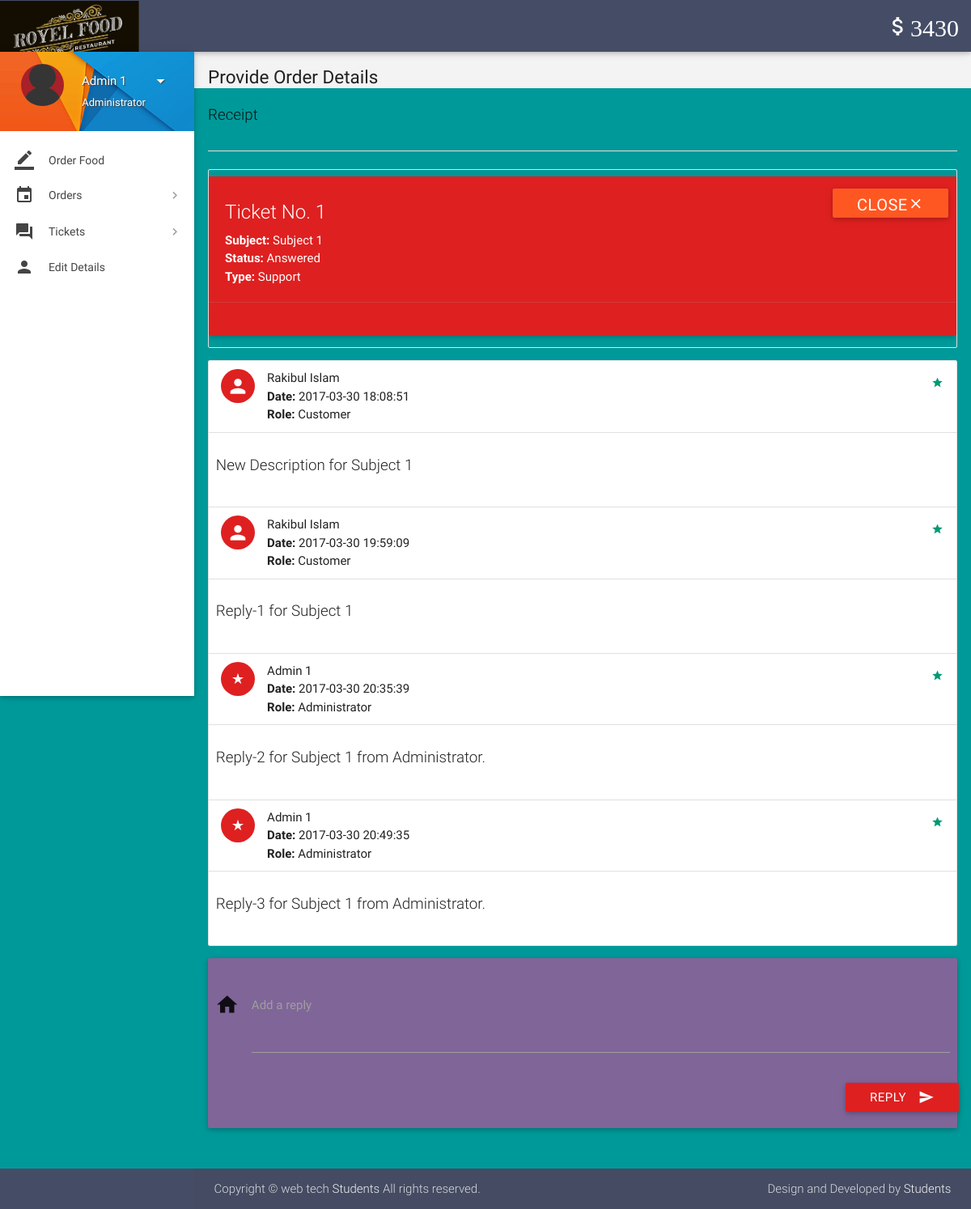
Page /HotelManagement/FoodOrdering/view-ticket-admin.php?id=1 (signed in) on the committed database.
### tables this page shows
CREATE TABLE `wallet_details` (
  `id` int(11) NOT NULL,
  `wallet_id` int(11) NOT NULL,
  `number` varchar(16) NOT NULL,
  `cvv` int(3) NOT NULL,
  `balance` int(11) NOT NULL DEFAULT '2000'
);

CREATE TABLE `tickets` (
  `id` int(11) NOT NULL,
  `poster_id` int(11) NOT NULL,
  `subject` varchar(100) NOT NULL,
  `description` varchar(3000) NOT NULL,
  `status` varchar(8) NOT NULL DEFAULT 'Open',
  `type` varchar(30) NOT NULL DEFAULT 'Others',
  `date` datetime NOT NULL DEFAULT CURRENT_TIMESTAMP,
  `deleted` tinyint(4) NOT NULL DEFAULT '0'
);

CREATE TABLE `ticket_details` (
  `id` int(11) NOT NULL,
  `ticket_id` int(11) NOT NULL,
  `user_id` int(11) NOT NULL,
  `description` varchar(1000) NOT NULL,
  `date` datetime NOT NULL DEFAULT CURRENT_TIMESTAMP
);

CREATE TABLE `users` (
  `id` int(11) NOT NULL,
  `role` varchar(15) NOT NULL DEFAULT 'Customer',
  `name` varchar(15) NOT NULL,
  `username` varchar(10) NOT NULL,
  `password` varchar(16) NOT NULL,
  `email` varchar(35) DEFAULT NULL,
  `address` varchar(300) DEFAULT NULL,
  `contact` bigint(11) NOT NULL,
  `verified` tinyint(1) NOT NULL DEFAULT '0',
  `deleted` tinyint(4) NOT NULL DEFAULT '0'
);

### HotelManagement/FoodOrdering/includes/wallet.php (called while the page is built)
<?php
$user_id=$_SESSION['user_id'];
$sql = mysqli_query($con, "SELECT * FROM wallet where customer_id = $user_id");
while($row1 = mysqli_fetch_array($sql)){
$wallet_id = $row1['id'];
}
$sql = mysqli_query($con, "SELECT * FROM wallet_details where wallet_id = $wallet_id");
while($row1 = mysqli_fetch_array($sql)){
$balance = $row1['balance'];
}
?>

### HotelManagement/FoodOrdering/includes/connect.php (called while the page is built, shortened)
<?php
$name = $_SESSION['name'];
$role = $_SESSION['role'];
?>

### HotelManagement/FoodOrdering/view-ticket-admin.php (the view, shortened to what this page needs)
<?php
include 'includes/connect.php';
include 'includes/wallet.php';
$continue=0;
if($_SESSION['admin_sid']==session_id())
{
		$ticket_id = $_GET['id'];
		$sql1 = "SELECT * FROM tickets WHERE id = $ticket_id;";
		if(mysqli_num_rows(mysqli_query($con,$sql1))>0){
			$row  = $con->query($sql1)->fetch_assoc();
			$type = $row['type'];
			$subject = $row['subject'];
			$status = $row['status'];
			$continue=1;
		}
		else
			$continue = 0;
}
if($continue){
?>
<!DOCTYPE html>
<html lang="en">
<head>
  <link href="css/materialize.min.css" type="text/css" rel="stylesheet" media="screen,projection">
  <link href="css/style.min.css" type="text/css" rel="stylesheet" media="screen,projection">
  <link href="css/custom/custom.min.css" type="text/css" rel="stylesheet" media="screen,projection">
  <link href="js/plugins/perfect-scrollbar/perfect-scrollbar.css" type="text/css" rel="stylesheet" media="screen,projection">
</head>
<body>
  <header id="header" class="page-topbar">
        <div class="navbar-fixed">
            <nav class="navbar-color">
                <div class="nav-wrapper">
                    <ul class="left">
                      <li><h1 class="logo-wrapper"><a href="index.php" class="brand-logo darken-1"><img src="images/materialize-logo.png" alt="logo"></a> <span class="logo-text">Logo</span></h1></li>
                    </ul>
                    <ul class="right hide-on-med-and-down">
                        <li><a href="#" class="waves-effect waves-block waves-light"><i class="mdi-editor-attach-money"><?php echo $balance;?></i></a>
                        </li>
                    </ul>
                </div>
            </nav>
        </div>
  </header>
  <div id="main">
    <div class="wrapper">
      <aside id="left-sidebar-nav">
        <ul id="slide-out" class="side-nav fixed leftside-navigation">
            <li class="user-details cyan darken-2">
            <div class="row">
                <div class="col col s4 m4 l4">
                    <img src="images/avatar.jpg" alt="" class="circle responsive-img valign profile-image">
                </div>
                <div class="col col s8 m8 l8">
                    <a class="btn-flat dropdown-button waves-effect waves-light white-text profile-btn" href="#" data-activates="profile-dropdown"><?php echo $name;?> <i class="mdi-navigation-arrow-drop-down right"></i></a>
                    <p class="user-roal"><?php echo $role;?></p>
                </div>
            </div>
            </li>
            <li class="bold"><a href="index.php" class="waves-effect waves-cyan"><i class="mdi-editor-border-color"></i> Order Food</a>
            </li>
                <li class="no-padding">
                    <ul class="collapsible collapsible-accordion">
                        <li class="bold"><a class="collapsible-header waves-effect waves-cyan"><i class="mdi-editor-insert-invitation"></i> Orders</a>
                        </li>
                    </ul>
                </li>
                 <li class="no-padding">
                    <ul class="collapsible collapsible-accordion">
                        <li class="bold"><a class="collapsible-header waves-effect waves-cyan"><i class="mdi-action-question-answer"></i> Tickets</a>
                        </li>
                    </ul>
                </li>
            <li class="bold"><a href="details.php" class="waves-effect waves-cyan"><i class="mdi-social-person"></i> Edit Details</a>
            </li>
        </ul>
        </aside>
      <section id="content">
        <div id="breadcrumbs-wrapper">
          <div class="container">
            <div class="row">
              <div class="col s12 m12 l12">
                <h5 class="breadcrumbs-title">Provide Order Details</h5>
              </div>
            </div>
          </div>
        </div>
        <div class="container">
          <p class="caption">Receipt</p>
          <div class="divider"></div>
<div class="section">
                                <?php
								echo '<ul id="task-card" class="collection with-header">
									<div id="card-alert" class="card cyan">
										<div class="card-content white-text">
										<span class="card-title white-text darken-1">Ticket No. '.$ticket_id.'</span>
										<p><strong>Subject: </strong>'.$subject.'</p>
										<p><strong>Status: </strong>'.$status.'</p>
										<p><strong>Type: </strong>'.$type.'</p>
										</div>
										<div class="card-action cyan">
										<form method="post" action="routers/ticket-status.php">
										<input type="hidden" name="ticket_id" value="'.$ticket_id.'">
										<input type="hidden" name="status" value="'.($status != 'Closed' ? 'Closed' : 'Open').'">
										<button class="waves-effect waves-light deep-orange btn white-text" type="submit" name="action">'
										.($status != 'Closed' ? 'Close<i class="mdi-navigation-close"></i>' : 'Reopen<i class="mdi-navigation-check"></i>').'
										</button>
										</form>
										</div>
									</div>
                                </ul>';
								echo '<ul id="issues-collection" class="collection">';
								$sql1 = mysqli_query($con, "SELECT * from ticket_details WHERE ticket_id = $ticket_id;");
								while($row1 = mysqli_fetch_array($sql1)){
									$sql2 = "SELECT * FROM users WHERE id = ".$row1['user_id'].";";
									if(mysqli_num_rows(mysqli_query($con,$sql2))>0){
										$row2  = $con->query($sql2)->fetch_assoc();
										$name = $row2['name'];
										$role1 = $row2['role'];
									}
								  echo '
								  <li class="collection-item avatar">
									  <i class="'.($role1=='Administrator' ? 'mdi-action-star-rate' : 'mdi-social-person').' cyan circle"></i>
									  <span class="collection-header"> '.$name.'</span>
									  <p><strong>Date:</strong> '.$row1['date'].'</p>
									  <p><strong>Role:</strong> '.$role1.'</p>
									  <a href="#" class="secondary-content">
									  <i class="mdi-action-grade"></i></a>
								  </li>
								  <li class="collection-item">
									  <div class="row">
									  <p class="caption">'.$row1['description'].'</p>
									  </div>
									  </li>';
								}
							  echo '</ul>';
							  if($status != 'Closed'){
							  echo '
							  <div class="card-panel">
                  <div class="row">
                    <form class="formValidate" id="formValidate" method="post" action="routers/ticket-message.php" novalidate="novalidate" class="col s12">
                      <div class="row">
					  <input type="hidden" name="role" value="'.$role.'">
					  <input type="hidden" name="ticket_id" value="'.$ticket_id.'">
                        <div class="input-field col s12">
                          <i class="mdi-action-home prefix"></i>
                          <textarea name="message" id="message" class="materialize-textarea validate" data-error=".errorTxt1"></textarea>
                          <label for="message" class="">Add a reply</label>
						  <div class="errorTxt1"></div>
                        </div>
                        <div class="row">
                          <div class="input-field col s12">
                            <button class="btn cyan waves-effect waves-light right" type="submit" name="action">Reply
                              <i class="mdi-content-send right"></i>
                            </button>
                          </div>
                        </div>
                      </div>
                    </form>
                  </div>
                </div>';
							  }
								?>
          </div>
              </div>
            </div>
        </div>
  <footer class="page-footer">
    <div class="footer-copyright">
      <div class="container">
        <span>Copyright © web tech <a class="grey-text text-lighten-4" href="#" target="_blank">Students</a> All rights reserved.</span>
        <span class="right"> Design and Developed by <a class="grey-text text-lighten-4" href="#">Students</a></span>
        </div>
    </div>
  </footer>
</body>
</html>
<?php
	}
?>

### rows in the picture
wallet_details: balance "3430"
tickets: subject "Subject 1", status "Answered", type "Support"
ticket_details: user.name "Rakibul Islam", date "2017-03-30 18:08:51", user.role "Customer", description "New Description for Subject 1"
ticket_details: user.name "Rakibul Islam", date "2017-03-30 19:59:09", user.role "Customer", description "Reply-1 for Subject 1"
ticket_details: user.name "Admin 1", date "2017-03-30 20:35:39", user.role "Administrator", description "Reply-2 for Subject 1 from Administrator."
ticket_details: user.name "Admin 1", date "2017-03-30 20:49:35", user.role "Administrator", description "Reply-3 for Subject 1 from Administrator."

### other values in the picture
$name "Admin 1"
$role "Administrator"
$ticket_id "1"
